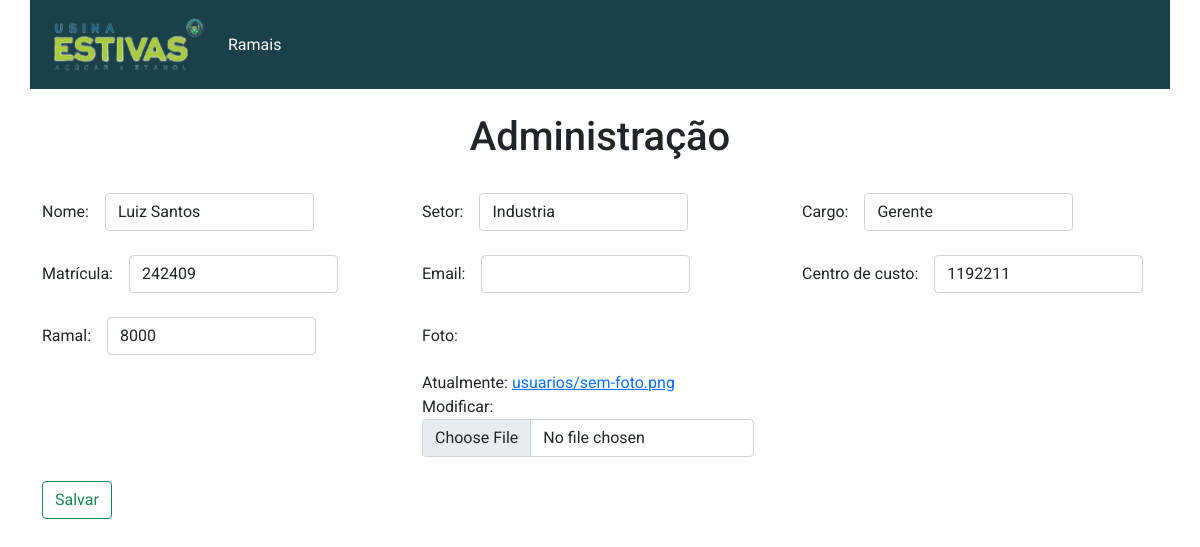
The app's page /ramais/admin/atualizar/7 with its own data.
### ramais/models.py (models this page shows)
class Pessoa(models.Model):
	nome = models.CharField('Nome', max_length=150)
	setor = models.CharField('Setor', max_length=100)
	cargo = models.CharField('Cargo', max_length=50)
	matricula = models.CharField('Matricula', max_length=6, unique=True)
	email = models.EmailField('Email', null=True, max_length=50, unique=True)
	cc = models.CharField('Centro de custo', max_length=7, null=True)
	ramal = models.CharField('Ramal', max_length=4)
	foto = models.ImageField('Foto', upload_to='usuarios', default='usuarios/sem-foto.png')

### ramais/views.py (the view)
# urls.py: path('ramais/admin/atualizar/<int:id>', atualizarramal, name="atualizar"),
def atualizarramal(request, id):
	pessoa = Pessoa.objects.get(pk=id)
	form = PessoaForm(request.POST or None, request.FILES or None, instance=pessoa)
	if form.is_valid():
		form.save()
		return redirect('adminramais')
	contexto = {
	'formulario': form
	}
	return render(request, 'cadastro.html', contexto)

### ramais/forms.py
class PessoaForm(ModelForm):
	class Meta:
		model = Pessoa
		fields = ['nome', 'setor', 'cargo', 'matricula', 'email', 'cc','ramal', 'foto']

### ramais/templates/cadastro.html (shortened to what this page needs)
{% extends "base.html" %}
{% load static %}
{% load widget_tweaks %}
{% block conteudo %}
<div class="container">
	<div class="row">
		<div class="col-md-12 col-12">
			<h1 class="text-center">Administração</h1>
		</div>
	</div>
	<br>
<form method="post" enctype="multipart/form-data">
	<div class="row">
		<div class="col-md-4 col-12">
			<div class="row g-3 align-items-center">
		<div class="col-auto">
			<label for="inputPassword6" class="col-form-label">Nome:</label>
		</div>
		<div class="col-auto">
			{% render_field formulario.nome class="form-control"%}
		</div>
	</div>
		</div>
		<div class="col-md-4 col-12">
			<div class="row g-3 align-items-center">
		<div class="col-auto">
			<label for="inputPassword6" class="col-form-label">Setor:</label>
		</div>
		<div class="col-auto">
			{% render_field formulario.setor class="form-control"%}
		</div>
	</div>
		</div>
		<div class="col-md-4 col-12">
			<div class="row g-3 align-items-center">
		<div class="col-auto">
			<label for="inputPassword6" class="col-form-label">Cargo:</label>
		</div>
		<div class="col-auto">
			{% render_field formulario.cargo class="form-control"%}
		</div>
	</div>
		</div>
	</div>
	<br>
	<div class="row">
		<div class="col-md-4 col-12">
			<div class="row g-3 align-items-center">
		<div class="col-auto">
			<label for="inputPassword6" class="col-form-label">Matrícula:</label>
		</div>
		<div class="col-auto">
			{% render_field formulario.matricula class="form-control"%}
		</div>
	</div>
		</div>
		<div class="col-md-4 col-12">
			<div class="row g-3 align-items-center">
		<div class="col-auto">
			<label for="inputPassword6" class="col-form-label">Email:</label>
		</div>
		<div class="col-auto">
			{% render_field formulario.email class="form-control"%}
		</div>
	</div>
		</div>
		<div class="col-md-4 col-12">
			<div class="row g-3 align-items-center">
		<div class="col-auto">
			<label for="inputPassword6" class="col-form-label">Centro de custo:</label>
		</div>
		<div class="col-auto">
			{% render_field formulario.cc class="form-control"%}
		</div>
	</div>
		</div>
	</div>
	<br />
	<div class="row">
		<div class="col-md-4 col-12">
			<div class="row g-3 align-items-center">
		<div class="col-auto">
			<label for="inputPassword6" class="col-form-label">Ramal:</label>
		</div>
		<div class="col-auto">
			{% render_field formulario.ramal class="form-control"%}
		</div>
	</div>
		</div>
		<div class="col-md-4 col-12">
			<div class="row g-3 align-items-center">
		<div class="col-auto">
			<label for="inputPassword6" class="col-form-label">Foto:</label>
		</div>
		<div class="col-auto">
			{% render_field formulario.foto class="form-control"%}
		</div>
	</div>
		</div>
	</div>
	<br>
	<button type="submit" class="btn btn-outline-success">Salvar</button>
</form>
</div>
{% endblock %}

### ramais/static/css/estilo.css (style rules this page uses)
body { font-family: 'Roboto', sans-serif; }

### records on screen
Pessoa: nome "Luiz Santos", setor "Industria", cargo "Gerente", matricula "242409", cc "1192211", ramal "8000"
